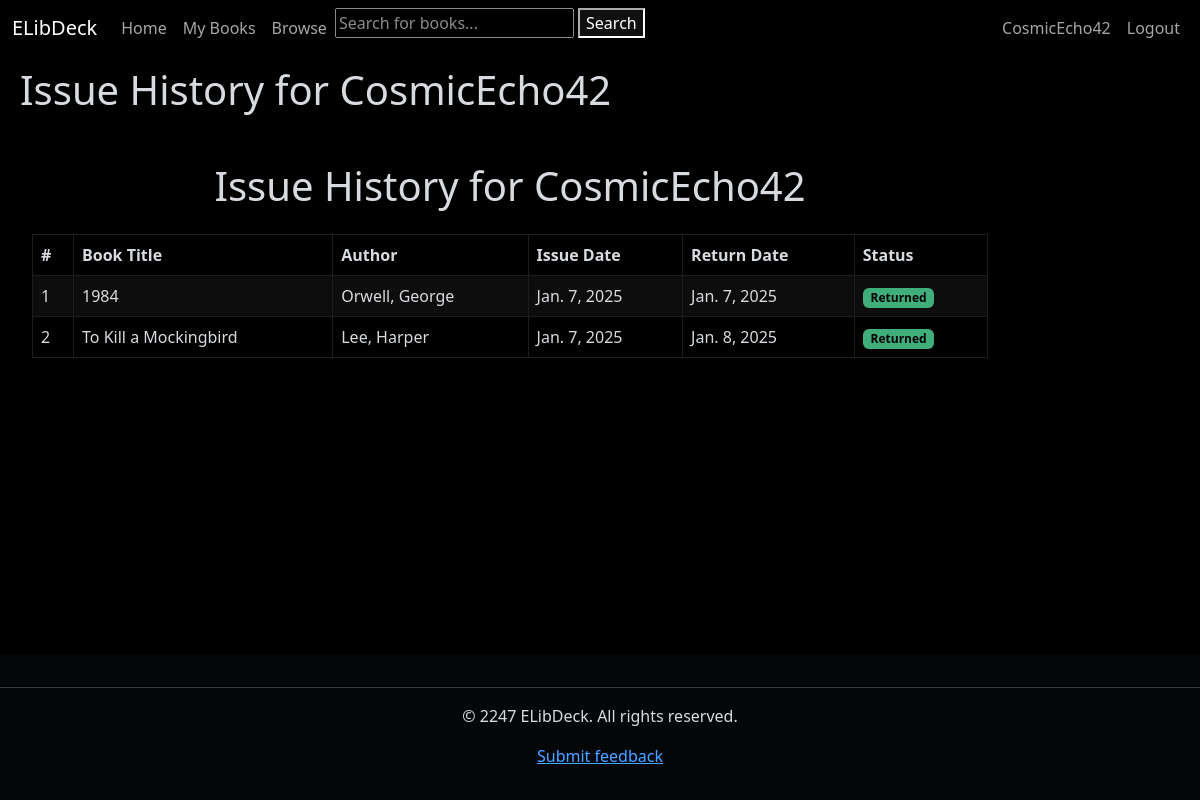
Screenshot of /profile/history (signed in) with the database file from the repository.
### users/models.py (models this page shows, shortened)
class User(AbstractUser):
    is_librarian = models.BooleanField(default=False)
    psrn = models.CharField(
        max_length=255, default=uuid4, primary_key=True, editable=False, unique=True)
    room = models.CharField(max_length=10, default="No hostel.")

### books_catalog/models.py (models this page shows, shortened)
class BorrowingHistory(models.Model):
    user = models.ForeignKey(settings.AUTH_USER_MODEL, on_delete=models.CASCADE)
    bookinst = models.ForeignKey(BookInstance, on_delete=models.CASCADE, null=True, blank=True)
    borrowed_date = models.DateField(default=timezone.now)
    return_date = models.DateField(null=True, blank=True)
    @property
    def is_returned(self):
        return self.return_date is not None

class BookInstance(models.Model):
    id = models.UUIDField(primary_key=True, default=uuid.uuid4,
                          help_text="Unique ID for this particular book across whole library")
    book = models.ForeignKey('Book', on_delete=models.RESTRICT, null=True)
    imprint = models.CharField(max_length=200, blank=True, null=True)
    due_date = models.DateField(null=True, blank=True)
    borrower = models.ForeignKey(settings.AUTH_USER_MODEL, on_delete=models.SET_NULL, null=True, blank=True)
    LOAN_STATUS = (
        ('o', 'On loan'),
        ('a', 'Available'),
        ('r', 'Reserved'),
    )
    total_late_fee = models.DecimalField(max_digits=5, decimal_places=2, default=0.00)
    status = models.CharField(
        max_length=1,
        choices=LOAN_STATUS,
        blank=True,
        default='m',
        help_text='Book availability',
    )
    class Meta:
        ordering = ['due_date']
        permissions = (("can_mark_returned", "Set book as returned"),)

class Book(models.Model):
    title = models.CharField(max_length=255, blank=True, null=True, help_text='Title of book')
    author = models.ForeignKey('Author', on_delete=models.RESTRICT, null=True)
    summary = models.TextField(max_length=1000, help_text="Enter a brief description of the book.", blank=True,
                               null=True)
    isbn = models.CharField('ISBN', max_length=13, unique=True, help_text='13 character ISBN', blank=True, null=True)
    genre = models.ManyToManyField(Genre, help_text='Select a genre for this book.')
    cover_image = models.ImageField(upload_to='covers', blank=True, null=True)
    publication_date = models.IntegerField(blank=True, null=True, help_text='Year of publication')
    borrowers = models.ManyToManyField(settings.AUTH_USER_MODEL, blank=True, related_name="borrowed_books")
    class Meta:
        ordering = ['title', '-publication_date']

class Author(models.Model):
    first_name = models.CharField(max_length=100)
    last_name = models.CharField(max_length=100)
    date_of_birth = models.DateField(null=True, blank=True)
    date_of_death = models.DateField('Died', null=True, blank=True)
    class Meta:
        ordering = ['last_name', 'first_name']
    def __str__(self):
        return f'{self.last_name}, {self.first_name}'

### books_catalog/views.py (the view)
# urls.py: path('profile/history', views.issue_history, name='issue-history'),
@login_required
def issue_history(request):
    borrows = BorrowingHistory.objects.filter(user=request.user).order_by('-borrowed_date')
    return render(request, 'books_catalog/issue_history.html', {'borrows': borrows})

### books_catalog/templates/books_catalog/issue_history.html
{% extends 'generic.html' %}
{% block content %}
    <h1>Issue History for {{ request.user.username }}</h1>
    <div class="container mt-5">
        <h1 class="text-center mb-4">Issue History for {{ request.user.username }}</h1>
        <div class="table-responsive">
            <table class="table table-bordered table-striped table-hover">
                <thead>
                    <tr>
                        <th>#</th>
                        <th>Book Title</th>
                        <th>Author</th>
                        <th>Issue Date</th>
                        <th>Return Date</th>
                        <th>Status</th>
                    </tr>
                </thead>
                <tbody>
                    {% for borrow in borrows %}
                    <tr>
                        <td>{{ forloop.counter }}</td>
                        <td>{{ borrow.bookinst.book.title }}</td>
                        <td>{{ borrow.bookinst.book.author }}</td>
                        <td>{{ borrow.borrowed_date }}</td>
                        <td>
                            {% if borrow.return_date %}
                                {{ borrow.return_date }}
                            {% else %}
                                <span class="text-warning">Not returned</span>
                            {% endif %}
                        </td>
                        <td>
                            {% if borrow.is_returned %}
                                <span class="badge bg-success">Returned</span>
                            {% else %}
                                <span class="badge bg-danger">Issued</span>
                            {% endif %}
                        </td>
                    </tr>
                    {% endfor %}
                </tbody>
            </table>
        </div>
    </div>
{% endblock %}

### templates/generic.html (shortened to what this page needs)
<!DOCTYPE html>
<html lang="en">
<head>
    <link href="https://cdn.jsdelivr.net/npm/bootstrap@5.3.0-alpha1/dist/css/bootstrap.min.css"
          rel="stylesheet"/>
</head>
<body class="d-flex flex-column min-vh-100">
<nav class="navbar navbar-expand-sm">
    <div class="container-fluid">
        <a class="navbar-brand" href="{% url 'books_catalog:landing-page' %}">ELibDeck</a>
        <div class="collapse navbar-collapse" id="navbarNav">
            <ul class="navbar-nav">
                <li class="nav-item">
                    <a class="nav-link" href="{% url 'books_catalog:landing-page' %}">Home</a>
                </li>
                <li class="nav-item">
                    {% if user.is_authenticated %}
                        {% if not perms.books_catalog.can_mark_returned %}
                            <a class="nav-link" href="{% url 'books_catalog:profile-books' %}">My Books</a>
                        {% else %}
                            <a class="nav-link" href="{% url 'books_catalog:all-borrowed-books' %}">Borrowed Books</a>
                        {% endif %}
                    {% endif %}
                </li>
                <li class="nav-item">
                    <a class="nav-link" href="{% url 'books_catalog:books' %}">Browse</a>
                </li>
                <li class="nav-item">
                    <form method="get" action="{% url 'books_catalog:search' %}">
                        <input type="text" name="q" placeholder="Search for books..." value="{{ query }}">
                        <button type="submit">Search</button>
                    </form>
                </li>
            </ul>
            <ul class="navbar-nav ms-auto">
                {% if user.is_authenticated %}
                    <li class="nav-item"><a class="nav-link"
                                            href="{% url 'users:profile-page' %}">{{ user.get_username }}</a></li>
                    <li class="nav-item">
                        <a class="nav-link" href="{% url 'account_logout' %}">Logout</a>
                    </li>
                {% endif %}
            </ul>
        </div>
    </div>
</nav>
<div class="col-sm-10">
    <div style="margin-left:20px;margin-top:10px">
        {% block content %}
        {% endblock %}
    </div>
</div>
</body>
<footer class="bg-light text-center py-3 mt-auto">
    <hr>
    <p>&copy; 2247 ELibDeck. All rights reserved.</p>
    <p><a href="{% url 'books_catalog:submit-portal-feedback' %}">Submit feedback</a></p>
</footer>
</html>

### templates/generic.html (style rules this page uses)
html { filter: invert(1) hue-rotate(180deg); }

### rows the page displays
User: get_username "CosmicEcho42", user.username "CosmicEcho42"
BorrowingHistory: bookinst.book "1984", bookinst.book.author "Orwell, George", borrowed_date "Jan. 7, 2025", return_date "Jan. 7, 2025", shows "Returned"
BorrowingHistory: bookinst.book "To Kill a Mockingbird", bookinst.book.author "Lee, Harper", borrowed_date "Jan. 7, 2025", return_date "Jan. 8, 2025", shows "Returned"
